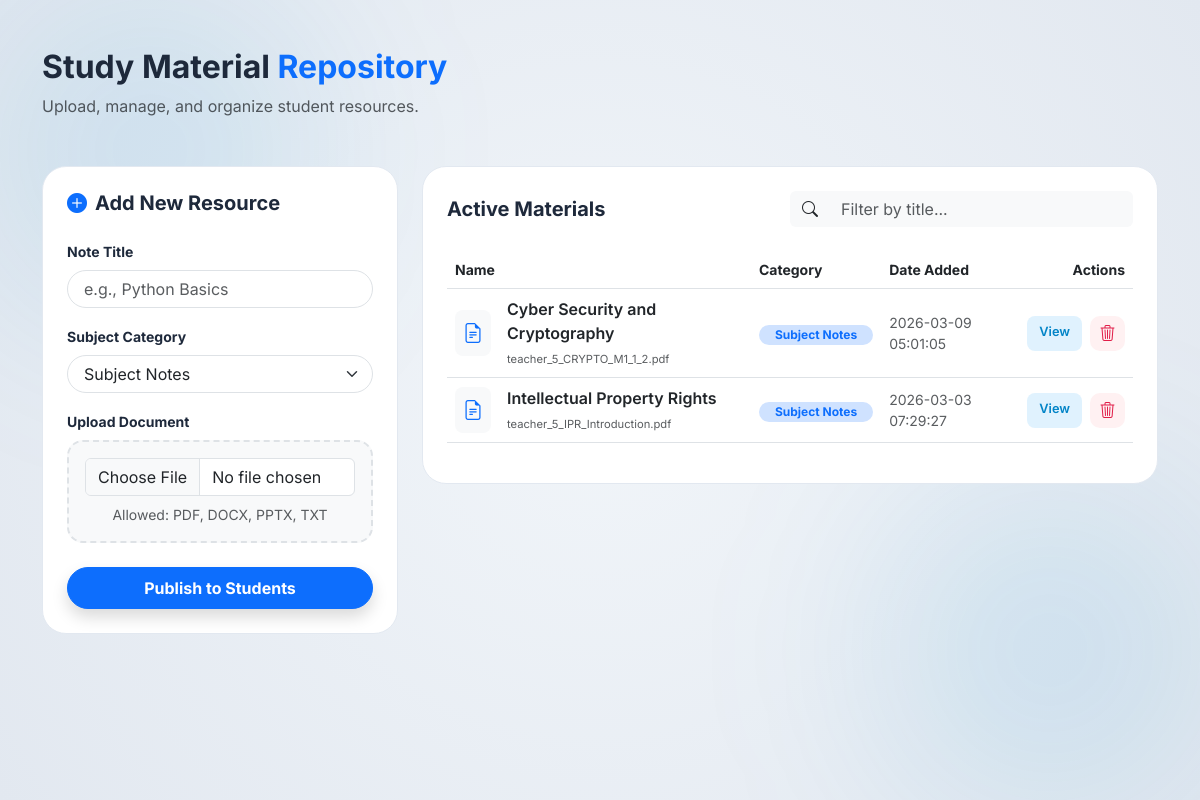
Page /upload_note (signed in) on the committed database.
### tables this page shows
CREATE TABLE notes (
    id INTEGER PRIMARY KEY AUTOINCREMENT,
    title TEXT NOT NULL,
    category TEXT NOT NULL,
    filename TEXT NOT NULL,
    teacher_id INTEGER,
    timestamp DATETIME DEFAULT CURRENT_TIMESTAMP,
    FOREIGN KEY (teacher_id) REFERENCES users (id)
);

### app.py (the view, shortened to what this page needs)
@app.route('/upload_note', methods=['GET', 'POST'])
def upload_note():
    if session.get('role') != 'teacher':
        return redirect(url_for('login'))
    db = get_db_connection()
    notes = db.execute('SELECT * FROM notes WHERE teacher_id = ? ORDER BY timestamp DESC',
                       (session['user_id'],)).fetchall()
    db.close()
    return render_template('upload_note.html', notes=notes)

### app.py (called while the page is built)
def get_db_connection():
    conn = sqlite3.connect('database.db')
    conn.row_factory = sqlite3.Row
    return conn

### templates/upload_note.html (shortened to what this page needs)
{% extends "layout.html" %}
{% block content %}
<link rel="stylesheet" href="https://cdn.jsdelivr.net/npm/bootstrap-icons@1.11.1/font/bootstrap-icons.css">
<div class="container py-5">
    <div class="mb-5">
        <h2 class="fw-bold">Study Material <span class="text-primary">Repository</span></h2>
        <p class="text-muted">Upload, manage, and organize student resources.</p>
    </div>
    <div class="row g-4">
        <div class="col-lg-4">
            <div class="glass-card p-4 sticky-top" style="top: 20px; z-index: 100;">
                <h5 class="fw-bold mb-4"><i class="bi bi-plus-circle-fill me-2 text-primary"></i>Add New Resource</h5>
                <form action="/upload_note" method="POST" enctype="multipart/form-data">
                    <div class="mb-3">
                        <label class="form-label small fw-bold">Note Title</label>
                        <input type="text" name="title" class="form-control rounded-pill px-3" placeholder="e.g., Python Basics" required>
                    </div>
                    <div class="mb-3">
                        <label class="form-label small fw-bold">Subject Category</label>
                        <select name="category" class="form-select rounded-pill px-3">
                            <option value="Subject Notes">Subject Notes</option>
                        </select>
                    </div>
                    <div class="mb-4">
                        <label class="form-label small fw-bold">Upload Document</label>
                        <div class="border rounded-4 p-3 text-center bg-light border-dashed">
                            <input type="file" name="file" class="form-control mb-2" required>
                            <small class="text-muted d-block">Allowed: PDF, DOCX, PPTX, TXT</small>
                        </div>
                    </div>
                    <button type="submit" class="btn btn-primary w-100 rounded-pill py-2 fw-bold shadow">
                        Publish to Students
                    </button>
                </form>
            </div>
        </div>
        <div class="col-lg-8">
            <div class="glass-card p-4">
                <div class="d-flex justify-content-between align-items-center mb-4">
                    <h5 class="fw-bold mb-0">Active Materials</h5>
                    <div class="input-group w-50">
                        <span class="input-group-text bg-light border-0"><i class="bi bi-search"></i></span>
                        <input type="text" id="noteSearch" class="form-control bg-light border-0" placeholder="Filter by title...">
                    </div>
                </div>
                <div class="table-responsive">
                    <table class="table align-middle table-hover">
                        <thead>
                            <tr class="text-muted small uppercase">
                                <th>Name</th>
                                <th>Category</th>
                                <th>Date Added</th>
                                <th class="text-end">Actions</th>
                            </tr>
                        </thead>
                        <tbody id="notesTableBody">
                            {% for note in notes %}
                            <tr>
                                <td>
                                    <div class="d-flex align-items-center">
                                        <div class="p-2 bg-light rounded-3 me-3">
                                            <i class="bi bi-file-earmark-text text-primary fs-5"></i>
                                        </div>
                                        <div>
                                            <span class="fw-semibold d-block text-dark">{{ note.title }}</span>
                                            <small class="text-muted" style="font-size: 0.7rem;">{{ note.filename }}</small>
                                        </div>
                                    </div>
                                </td>
                                <td>
                                    <span class="badge bg-primary-subtle text-primary rounded-pill px-3">
                                        {{ note.category }}
                                    </span>
                                </td>
                                <td class="text-muted small">
                                    {{ note.timestamp }}
                                </td>
                                <td class="text-end">
                                    <div class="d-flex justify-content-end gap-2">
                                        <a href="{{ url_for('download_file', filename=note.filename) }}" class="btn-view" target="_blank">View</a>
                                        <form action="{{ url_for('delete_note', note_id=note.id) }}" method="POST" onsubmit="return confirm('Are you sure you want to delete this resource permanently?');">
                                            <button type="submit" class="btn-delete-icon">
                                                <i class="bi bi-trash3"></i>
                                            </button>
                                        </form>
                                    </div>
                                </td>
                            </tr>
                            {% endfor %}
                        </tbody>
                    </table>
                </div>
            </div>
        </div>
    </div>
</div>
{% endblock %}

### templates/layout.html (style rules this page uses)
:root { --bg-light: #f8fafc; --primary-color: #0284c7; --secondary-color: #0f172a; }
body { background-color: var(--bg-light); font-family: 'Inter', sans-serif; color: #1e293b; min-height: 100vh; margin: 0; overflow-x: hidden; position: relative; }

### templates/upload_note.html (style rules this page uses)
.glass-card { background: white; border-radius: 24px; border: 1px solid #e2e8f0; transition: transform 0.2s ease; }
.btn-view { color: #0284c7; background: #e0f2fe; border: none; padding: 6px 12px; border-radius: 8px; font-size: 0.8rem; font-weight: 600; text-decoration: none; display: inline-block; }
.btn-delete-icon { background: #fff1f2; color: #e11d48; border: none; width: 35px; height: 35px; border-radius: 10px; display: flex; align-items: center; justify-content: center; transition: all 0.2s; }
.border-dashed { border-style: dashed !important; border-width: 2px !important; }

### rows in the picture
notes: title "Cyber Security and Cryptography", filename "teacher_5_CRYPTO_M1_1_2.pdf", category "Subject Notes", timestamp "2026-03-09 05:01:05"
notes: title "Intellectual Property Rights", filename "teacher_5_IPR_Introduction.pdf", category "Subject Notes", timestamp "2026-03-03 07:29:27"
